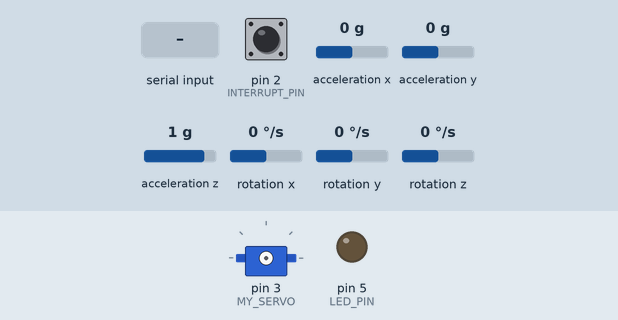
The sketch below on a simulated Arduino Uno, built with avr-gcc and run on an emulated ATmega328P. Shown: servo, output pins drawn as LEDs (lit = HIGH). The test bench sets the inputs (shaded band); at power-on: rotation z 0 °/s, acceleration x 0 g, acceleration z 1 g, pin 2 (INTERRUPT_PIN) LOW, acceleration y 0 g, rotation x 0 °/s, rotation y 0 °/s. The sensor or clock chip raises its interrupt line as the real part does; what the sketch prints to the serial monitor is not drawn.

Above: at 0.9 s.
1.0 s: "1" received over Serial
At 2.6 s:
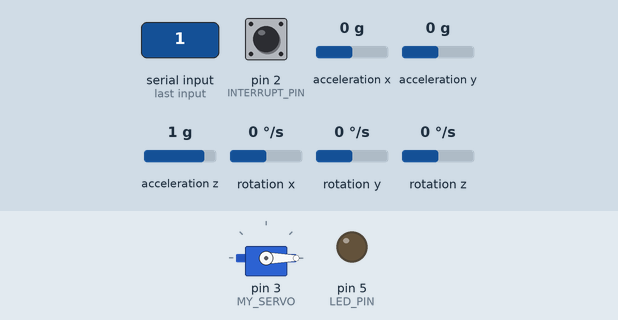
3.0 s: rotation z set to -55 °/s
6.0 s: rotation z set to -69 °/s
At 7.0 s:
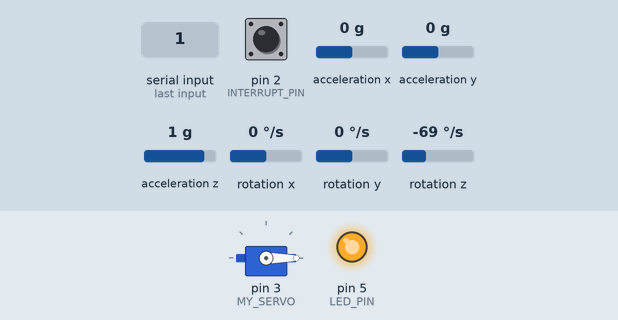
9.0 s: acceleration x set to 0.8 g
At 9.8 s:
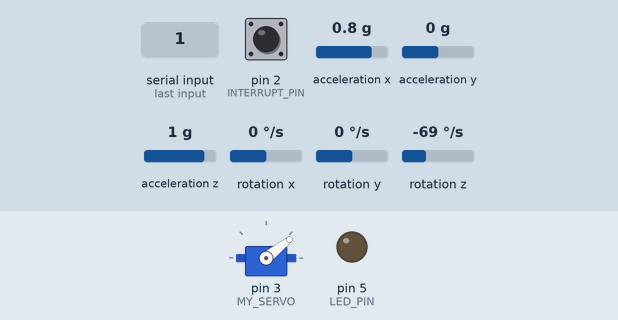
12.0 s: acceleration z set to -0.8 g
At 14.8 s:
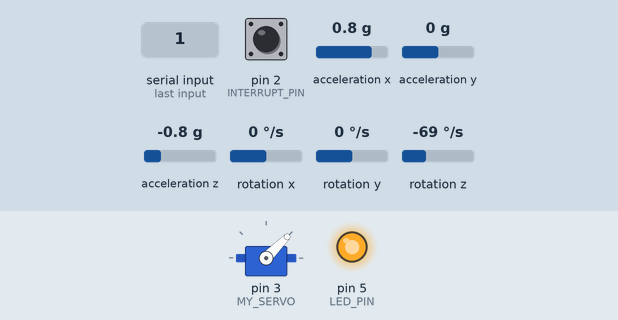
15.0 s: acceleration x set to 1.4 g
At 15.6 s:
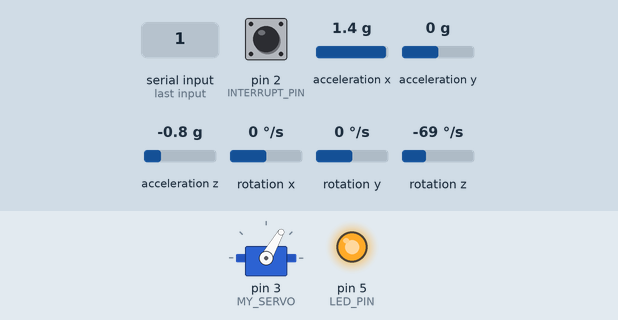
Timing chart, 0 to 18.3 s (numbered marks = the images above; inputs shaded):
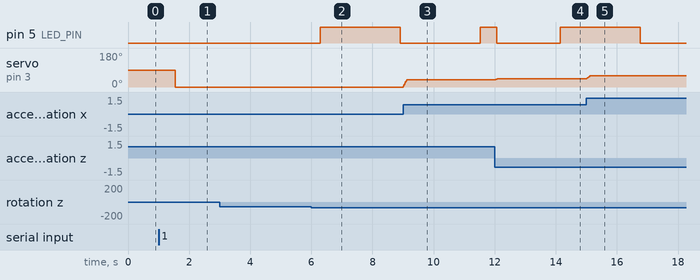

Measured:
- the behaviour switches between -61 and -62 °/s on rotation z (found by bisection; images 1 and 2)
- after the input at 1.0 s, servo on pin 3 (MY_SERVO): 90° → 0° after 0.54 s
- after the input at 6.0 s, pin 5 (LED_PIN): LOW → HIGH after 0.30 s instead of 0.36 s
- after the input at 9.0 s, servo on pin 3 (MY_SERVO): 0° → 38° at once
- after the input at 12.0 s, pin 5 (LED_PIN): HIGH → LOW after 0.07 s instead of 2.1 s
- after the input at 15.0 s, servo on pin 3 (MY_SERVO): 45° → 60° at once

The sketch:

MPU6050_RuderServo.ino
```cpp
#include "I2Cdev.h"
#include "Timer.h"
Timer t;
#include "MPU6050_6Axis_MotionApps20.h"
#if I2CDEV_IMPLEMENTATION == I2CDEV_ARDUINO_WIRE
    #include "Wire.h"
#endif


MPU6050 mpu;
#define OUTPUT_READABLE_YAWPITCHROLL
#define INTERRUPT_PIN 2  // use pin 2 on Arduino Uno & most boards
#define LED_PIN 5 // (Arduino is 13, Teensy is 11, Teensy++ is 6)

#define MY_SERVO 3

#ifdef MY_SERVO
#include <Servo.h>
Servo myservo;
int pos = 0;
#endif


bool blinkState = false;

// MPU control/status vars
bool dmpReady = false;  // set true if DMP init was successful
uint8_t mpuIntStatus;   // holds actual interrupt status byte from MPU
uint8_t devStatus;      // return status after each device operation (0 = success, !0 = error)
uint16_t packetSize;    // expected DMP packet size (default is 42 bytes)
uint16_t fifoCount;     // count of all bytes currently in FIFO
uint8_t fifoBuffer[64]; // FIFO storage buffer

// Smoothing variables
const int numReadings = 10;
float readings_yaw[numReadings];      // the readings from the analog input
float readings_pitch[numReadings];      // the readings from the analog input
float readings_roll[numReadings];      // the readings from the analog input
float EMA_a = 0.6;      //initialization of EMA alpha
int EMA_Pitch = 0;


int readIndex = 0;              // the index of the current reading
float total_yaw = 0;                  // the running total
float total_pitch = 0;                  // the running total
float total_roll = 0;                  // the running total
float average_yaw = 0;                // the average
float average_pitch = 0;                // the average
float average_roll = 0;                // the average
// orientation/motion vars
Quaternion q;           // [w, x, y, z]         quaternion container
VectorInt16 aa;         // [x, y, z]            accel sensor measurements
VectorInt16 aaReal;     // [x, y, z]            gravity-free accel sensor measurements
VectorInt16 aaWorld;    // [x, y, z]            world-frame accel sensor measurements
VectorFloat gravity;    // [x, y, z]            gravity vector
float euler[3];         // [psi, theta, phi]    Euler angle container
float ypr[3];           // [yaw, pitch, roll]   yaw/pitch/roll container and gravity vector


// ================================================================
// ===               INTERRUPT DETECTION ROUTINE                ===
// ================================================================

volatile bool mpuInterrupt = false;     // indicates whether MPU interrupt pin has gone high
void dmpDataReady() {
    mpuInterrupt = true;
}


// ================================================================
// ===                      INITIAL SETUP                       ===
// ================================================================

void setup() {
    // join I2C bus (I2Cdev library doesn't do this automatically)
    #if I2CDEV_IMPLEMENTATION == I2CDEV_ARDUINO_WIRE
        Wire.begin();
        Wire.setClock(400000); // 400kHz I2C clock. Comment this line if having compilation difficulties
    #elif I2CDEV_IMPLEMENTATION == I2CDEV_BUILTIN_FASTWIRE
        Fastwire::setup(400, true);
    #endif
    Serial.begin(115200);
    while (!Serial); // wait for Leonardo enumeration, others continue immediately
    Serial.println(F("Initializing I2C devices..."));
    mpu.initialize();
    pinMode(INTERRUPT_PIN, INPUT);
    Serial.println(F("Testing device connections..."));
    Serial.println(mpu.testConnection() ? F("MPU6050 connection successful") : F("MPU6050 connection failed"));
    Serial.println(F("\nSend any character to begin DMP programming and demo: "));
    while (Serial.available() && Serial.read()); // empty buffer
    while (!Serial.available());                 // wait for data
    while (Serial.available() && Serial.read()); // empty buffer again
    Serial.println(F("Initializing DMP..."));
    devStatus = mpu.dmpInitialize();

    // supply your own gyro offsets here, scaled for min sensitivity
    mpu.setXGyroOffset(220);
    mpu.setYGyroOffset(76);
    mpu.setZGyroOffset(-85);
    mpu.setZAccelOffset(1788); // 1688 factory default for my test chip

    // make sure it worked (returns 0 if so)
    if (devStatus == 0) {
        // turn on the DMP, now that it's ready
        Serial.println(F("Enabling DMP..."));
        mpu.setDMPEnabled(true);

        // enable Arduino interrupt detection
        Serial.print(F("Enabling interrupt detection (Arduino external interrupt "));
        Serial.print(digitalPinToInterrupt(INTERRUPT_PIN));
        Serial.println(F(")..."));
        attachInterrupt(digitalPinToInterrupt(INTERRUPT_PIN), dmpDataReady, RISING);
        mpuIntStatus = mpu.getIntStatus();

        // set our DMP Ready flag so the main loop() function knows it's okay to use it
        Serial.println(F("DMP ready! Waiting for first interrupt..."));
        dmpReady = true;

        // get expected DMP packet size for later comparison
        packetSize = mpu.dmpGetFIFOPacketSize();
    } else {
        // ERROR!
        // 1 = initial memory load failed
        // 2 = DMP configuration updates failed
        // (if it's going to break, usually the code will be 1)
        Serial.print(F("DMP Initialization failed (code "));
        Serial.print(devStatus);
        Serial.println(F(")"));
    }

    // configure LED for output
    pinMode(LED_PIN, OUTPUT);

    #ifdef MY_SERVO
    myservo.attach(MY_SERVO);  // attaches the servo on pin 9 to the servo object
    #endif


}


// ================================================================
// ===                    MAIN PROGRAM LOOP                     ===
// ================================================================

void loop() {
    t.update();
    // if programming failed, don't try to do anything
    if (!dmpReady) return;

    // wait for MPU interrupt or extra packet(s) available
    while (!mpuInterrupt && fifoCount < packetSize) {
        if (mpuInterrupt && fifoCount < packetSize) {
          // try to get out of the infinite loop
          fifoCount = mpu.getFIFOCount();
        }
        // other program behavior stuff here
        // .
        // .
        // .
        // if you are really paranoid you can frequently test in between other
        // stuff to see if mpuInterrupt is true, and if so, "break;" from the
        // while() loop to immediately process the MPU data
        // .
        // .
        // .
    }

    // reset interrupt flag and get INT_STATUS byte
    mpuInterrupt = false;
    mpuIntStatus = mpu.getIntStatus();

    // get current FIFO count
    fifoCount = mpu.getFIFOCount();

    // check for overflow (this should never happen unless our code is too inefficient)
    if ((mpuIntStatus & _BV(MPU6050_INTERRUPT_FIFO_OFLOW_BIT)) || fifoCount >= 1024) {
        // reset so we can continue cleanly
        mpu.resetFIFO();
        fifoCount = mpu.getFIFOCount();
        Serial.println(F("FIFO overflow!"));

    // otherwise, check for DMP data ready interrupt (this should happen frequently)
    } else if (mpuIntStatus & _BV(MPU6050_INTERRUPT_DMP_INT_BIT)) {
        // wait for correct available data length, should be a VERY short wait
        while (fifoCount < packetSize) fifoCount = mpu.getFIFOCount();

        // read a packet from FIFO
        mpu.getFIFOBytes(fifoBuffer, packetSize);

        // track FIFO count here in case there is > 1 packet available
        // (this lets us immediately read more without waiting for an interrupt)
        fifoCount -= packetSize;


        // display Euler angles in degrees
        mpu.dmpGetQuaternion(&q, fifoBuffer);
        mpu.dmpGetGravity(&gravity, &q);
        mpu.dmpGetYawPitchRoll(ypr, &q, &gravity);

        //Smoothing
        total_yaw = total_yaw - readings_yaw[readIndex];
        total_pitch = total_pitch - readings_pitch[readIndex];
        total_roll = total_roll - readings_roll[readIndex];
        readings_yaw[readIndex] = ypr[0];
        readings_pitch[readIndex] = ypr[1];
        readings_roll[readIndex] = ypr[2];

        total_yaw = total_yaw + readings_yaw[readIndex];
        total_roll = total_roll + readings_roll[readIndex];
        total_pitch = total_pitch + readings_pitch[readIndex];
        readIndex = readIndex + 1;
        if (readIndex >= numReadings) {
            readIndex = 0;
        }
        average_yaw = total_yaw / numReadings;
        average_pitch = total_pitch / numReadings;
        average_roll = total_roll / numReadings;
        Serial.print("ypr\t");
        Serial.print(average_yaw * 180/M_PI);
        Serial.print("\t");
        Serial.print(average_pitch * 180/M_PI);
        Serial.print("\t");
        Serial.println(average_roll * 180/M_PI);


        // blink LED to indicate activity

        if(average_yaw < 0){
            digitalWrite(LED_PIN, HIGH);
        }
        else
        {
            digitalWrite(LED_PIN, LOW);
        }

        #ifdef MY_SERVO
        Serial.println(average_pitch* 180/M_PI);
        pos = int(average_pitch* 180/M_PI);
        Serial.println(pos);
        t.every(20,Ruder);

        #endif


    }
}

void Ruder(){
  myservo.write(pos);
}
```
